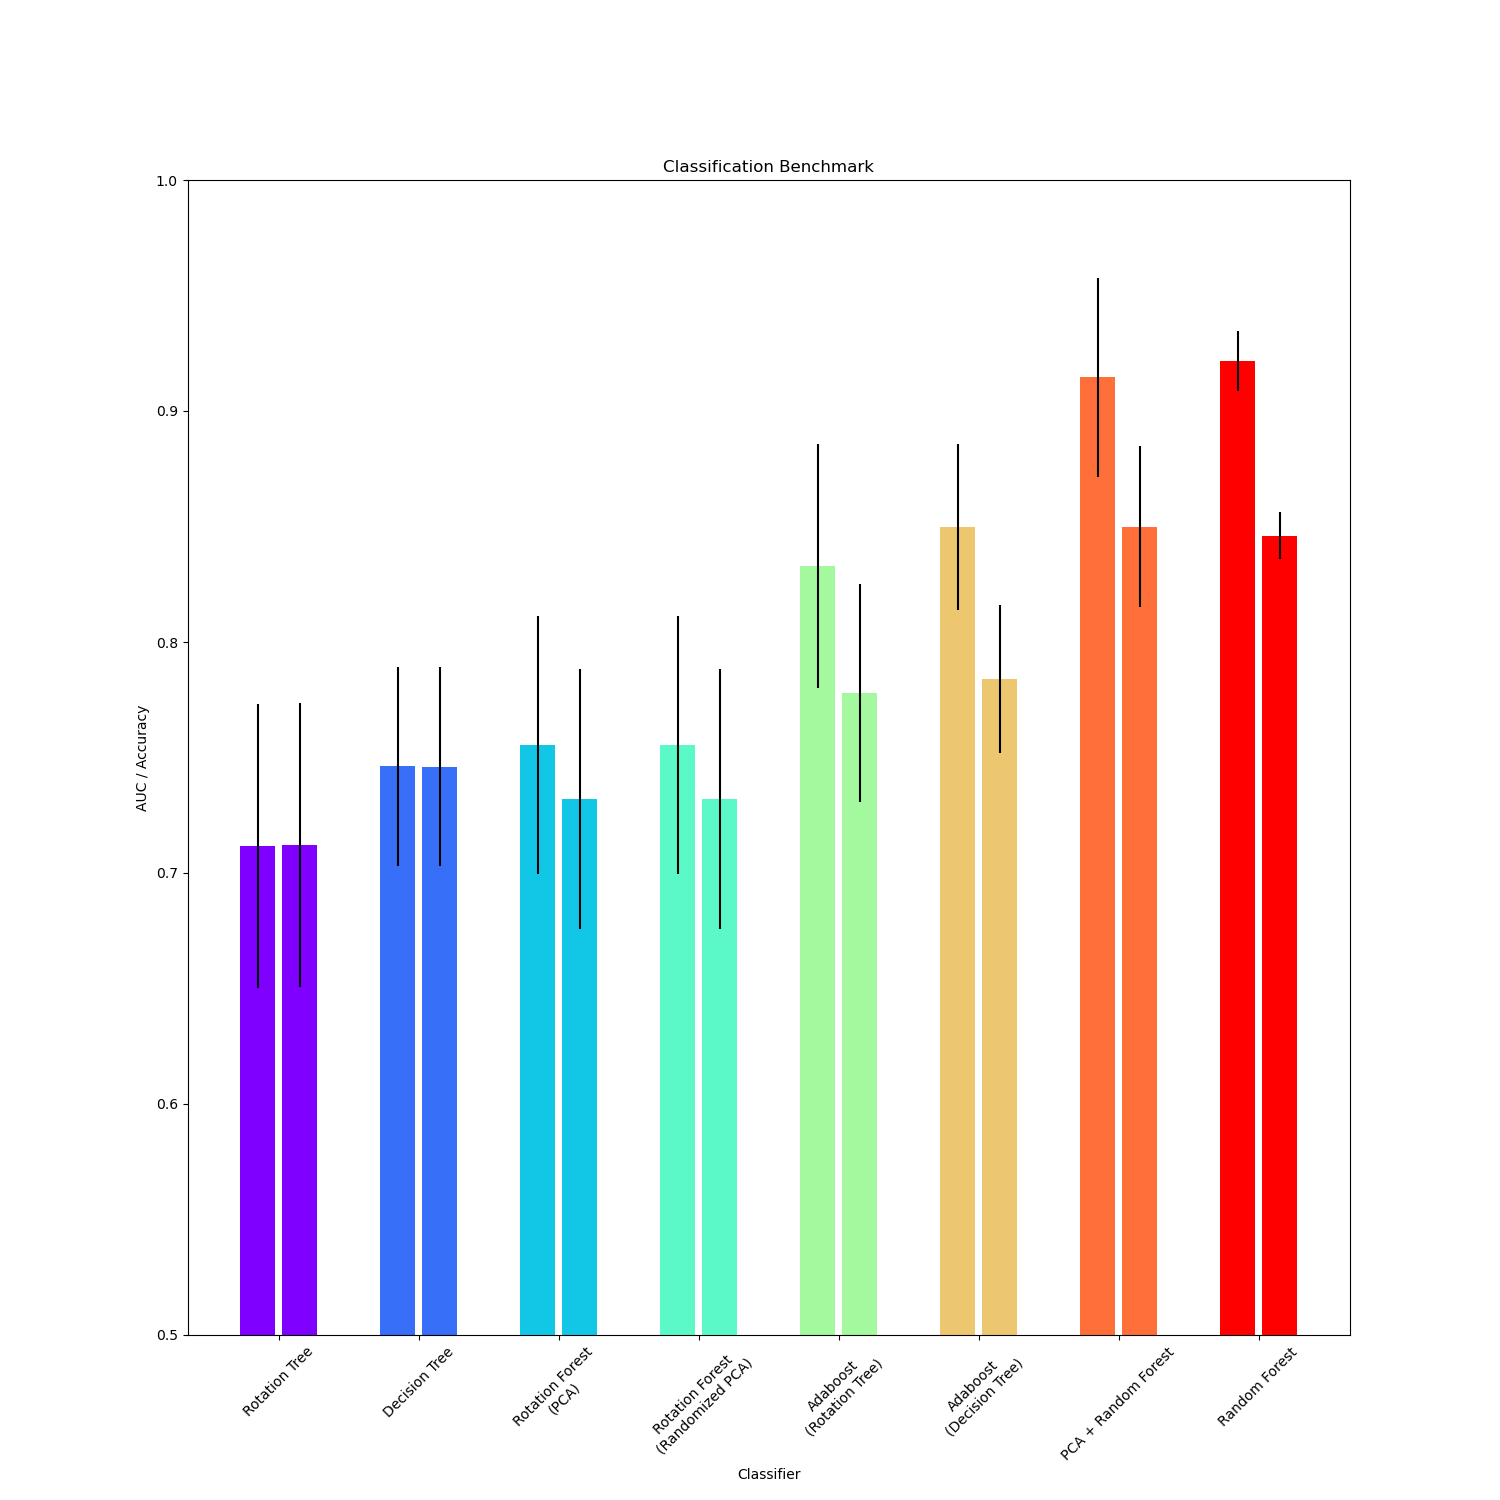

This figure's Python source:
import numpy as np
import pandas as pd
from sklearn.datasets import make_classification
from rotation_forest import RotationTreeClassifier, RotationForestClassifier
from sklearn.ensemble import RandomForestClassifier, BaggingClassifier
from sklearn.ensemble import AdaBoostClassifier
from sklearn.tree import DecisionTreeClassifier
from sklearn.model_selection import StratifiedKFold
from sklearn.metrics import roc_auc_score

from sklearn.pipeline import make_pipeline
from sklearn.decomposition import PCA

import matplotlib.pyplot as plt
import seaborn as sns

def classification_data():
    n_features = 30
    n_redundant = int(0.1 * n_features)
    n_informative = int(0.6 * n_features)
    n_repeated = int(0.1 * n_features)

    X, y = make_classification(
        n_samples=500, n_features=n_features, flip_y=0.03,
        n_informative=n_informative, n_redundant=n_redundant,
        n_repeated=n_repeated, random_state=9
    )

    return X, y

def test_toy_data(name, clf):
    X, y = classification_data()
    k_folds = 5
    skf = StratifiedKFold(n_splits=k_folds, shuffle=True, random_state=1234)

    acc, auc = [], []
    for train_index, test_index in skf.split(X, y):
        xt, xv = X[train_index], X[test_index]
        yt, yv = y[train_index], y[test_index]
        clf.fit(xt, yt)
        yhat = clf.predict(xv)
        proba = clf.predict_proba(xv)[:, 1]
        acc.append(np.mean(yhat == yv))
        auc.append(roc_auc_score(yv, proba))

    acc_mean, acc_std = np.mean(acc), np.std(acc)
    auc_mean, auc_std = np.mean(auc), np.std(auc)
    print(name)
    print('accuracy: {0:.3f} +/- {1:.3f}'.format(acc_mean, acc_std))
    print('auc: {0:.3f} +/- {1:.3f}'.format(auc_mean, auc_std))
    print('-'*80)
    return {'name': name,
            'acc_mean': acc_mean,
            'acc_std': acc_std,
            'auc_mean': auc_mean,
            'auc_std': auc_std}

classifiers = [('Random Forest',
               RandomForestClassifier(random_state=12, n_estimators=25)),
              ('PCA + Random Forest',
               make_pipeline(PCA(), RandomForestClassifier(
                   random_state=12, n_estimators=25))),
              ('Rotation Tree',
               RotationTreeClassifier(random_state=12,
                                      n_features_per_subset=3)),
              ('Decision Tree',
               DecisionTreeClassifier(random_state=12)),
              ('Rotation Forest\n(PCA)',
               RotationForestClassifier(random_state=12,
                                        n_estimators=25,
                                        n_features_per_subset=3)),
              ('Rotation Forest\n(Randomized PCA)',
               RotationForestClassifier(random_state=12,
                                        n_estimators=25,
                                        n_features_per_subset=3,
                                        rotation_algo='randomized')),
              ('Adaboost\n(Rotation Tree)',
               AdaBoostClassifier(RotationTreeClassifier(
                   n_features_per_subset=3, random_state=12, max_depth=3),
                                  n_estimators=25,
                                  random_state=12)
              ),
              ('Adaboost\n(Decision Tree)',
               AdaBoostClassifier(DecisionTreeClassifier(random_state=12,
                                                         max_depth=3),
                                  n_estimators=25,
                                  random_state=12)
              )]



if __name__ == '__main__':
    results = []
    for name, clf in classifiers:
        results.append(test_toy_data(name, clf))
    df = pd.DataFrame(results)
    df = df.sort_values('auc_mean')
    fig = plt.figure(figsize=(15, 15))
    n = len(df.index)
    cm = plt.cm.get_cmap('rainbow', n)
    bcolors = [cm(i) for i in range(n)]
    ax = fig.add_subplot(111)
    ax.bar(
        x=(np.arange(n) - 0.15), 
        height=df['auc_mean'],
        bottom=0,
        align='center',
        color=bcolors,
        yerr=df['auc_std'],
        width=0.25
    )
    ax.bar(
        x=(np.arange(n) + 0.15), 
        height=df['acc_mean'],
        bottom=0,
        align='center',
        color=bcolors,
        yerr=df['acc_std'],
        width=0.25
    )
    ax.set_title('Classification Benchmark')
    ax.set_xlabel('Classifier')
    ax.set_ylabel('AUC / Accuracy')
    ax.set_xticks(np.arange(n))
    ax.set_xticklabels(df['name'])
    ax.set_ylim(bottom=0.5, top=1.0)
    ax.tick_params(axis="x", rotation=45)
    plt.savefig('simple_benchmark_classification.png')
